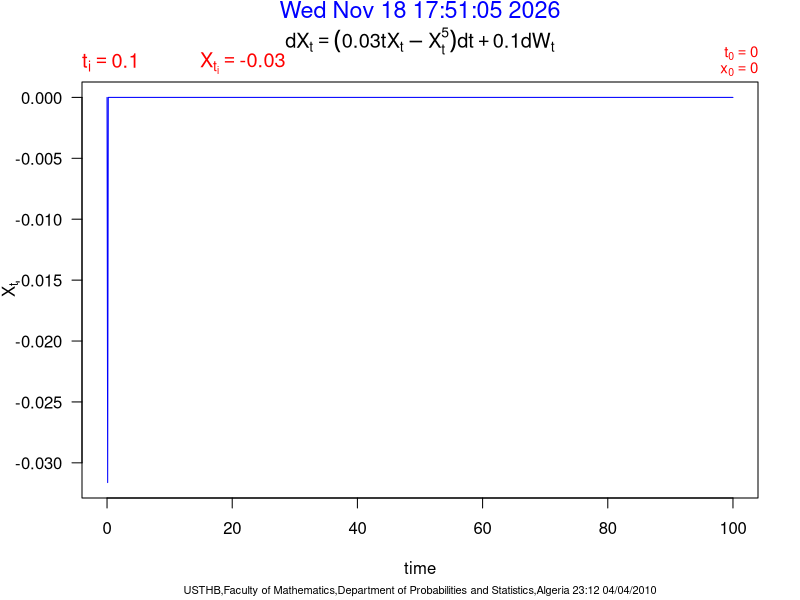
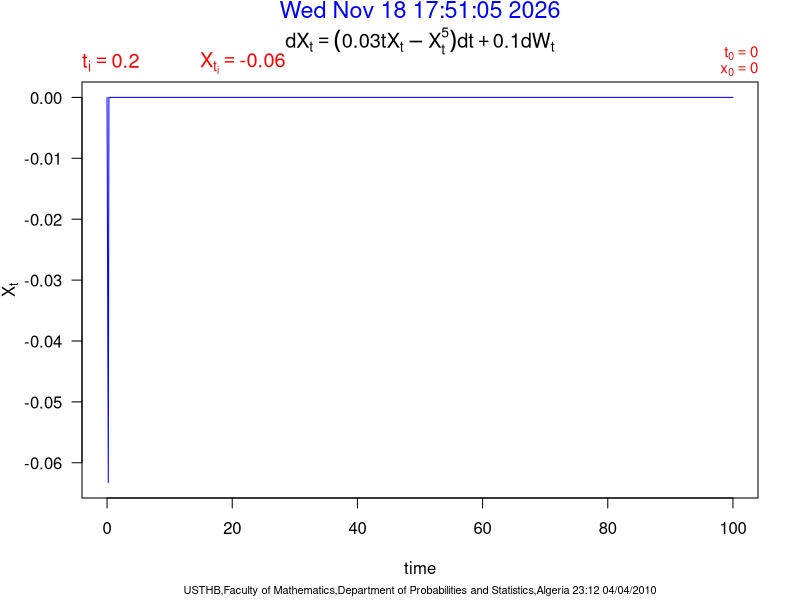
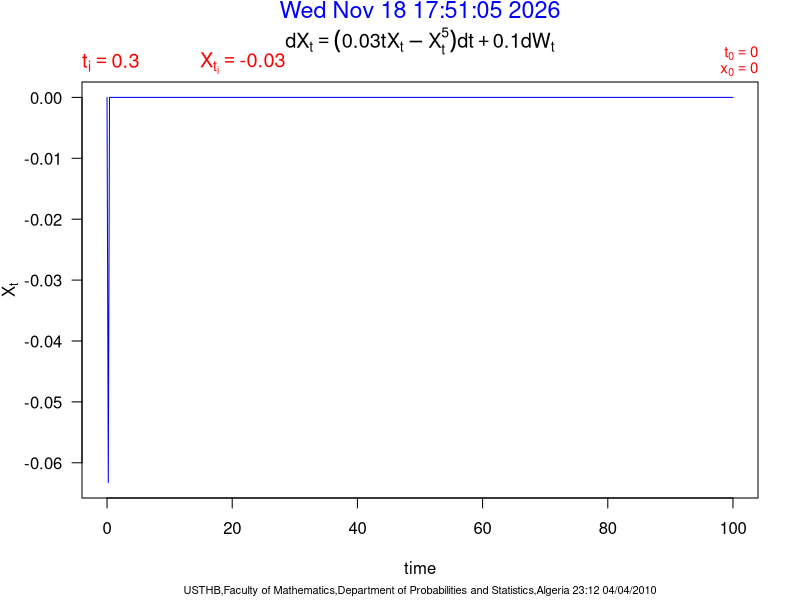
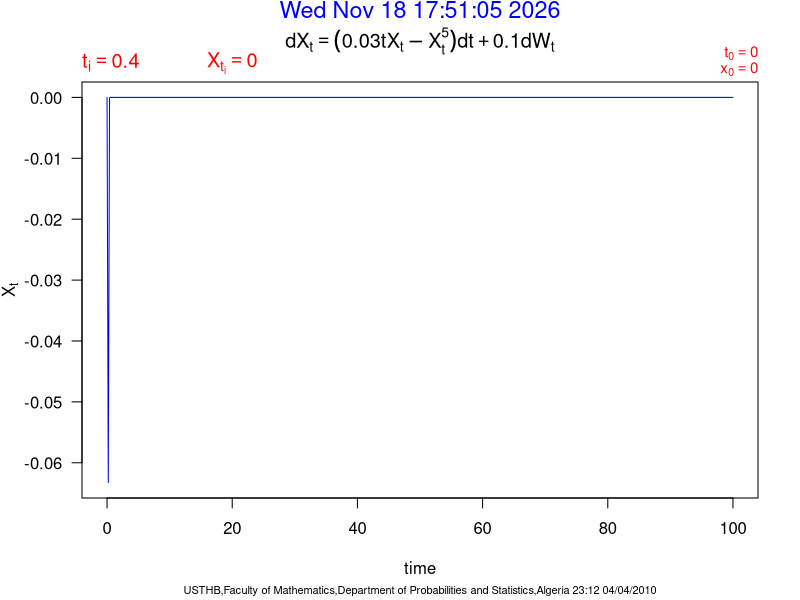
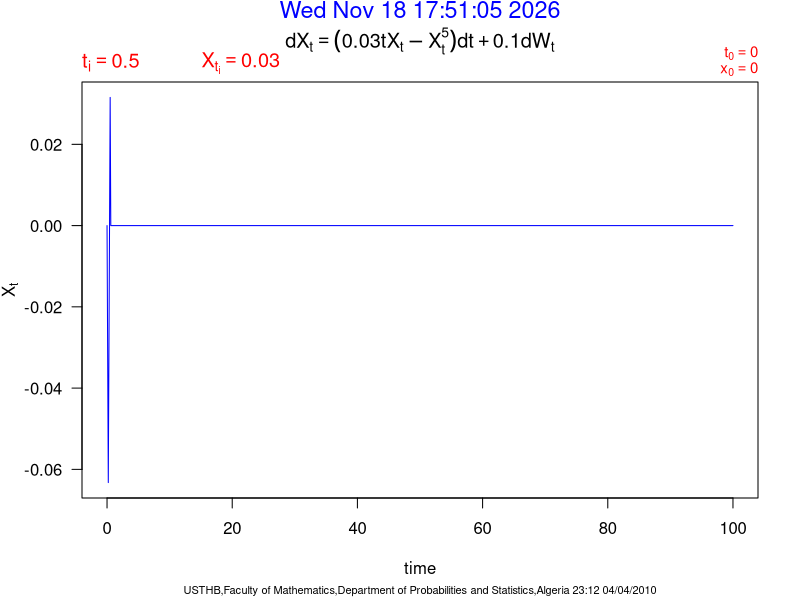
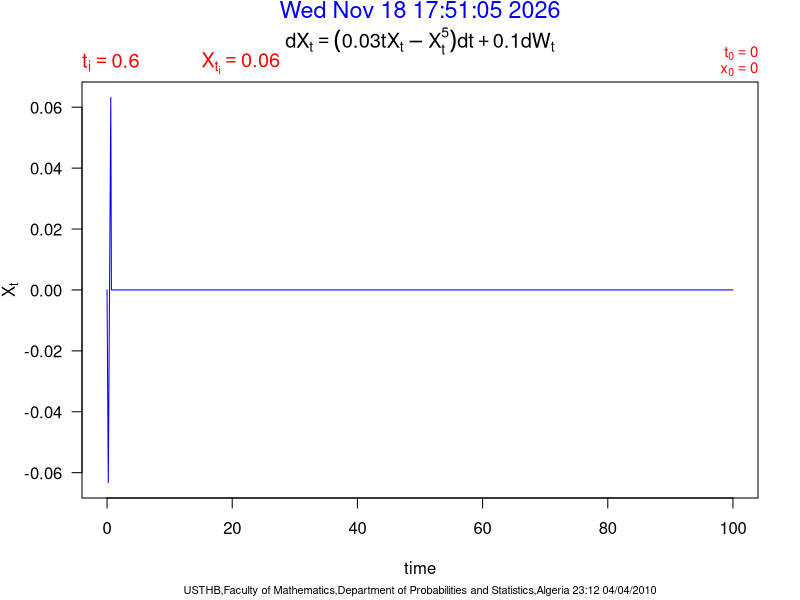
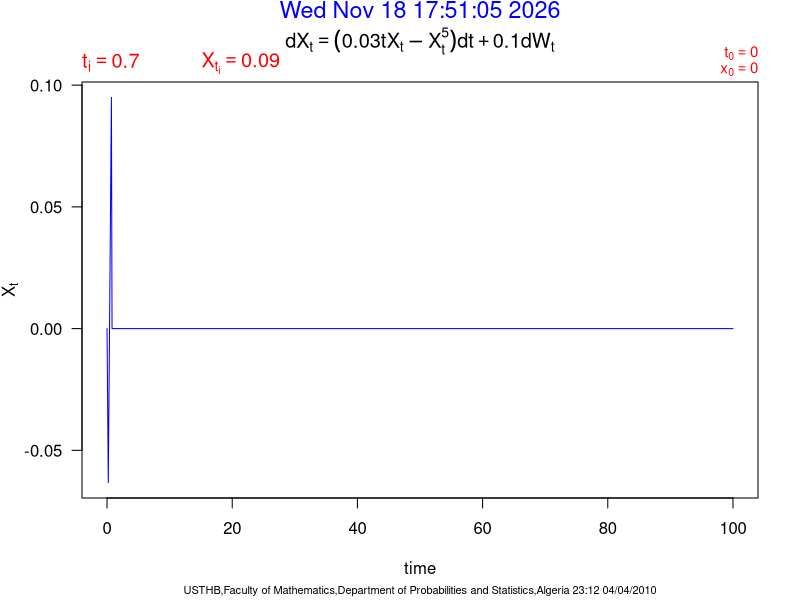
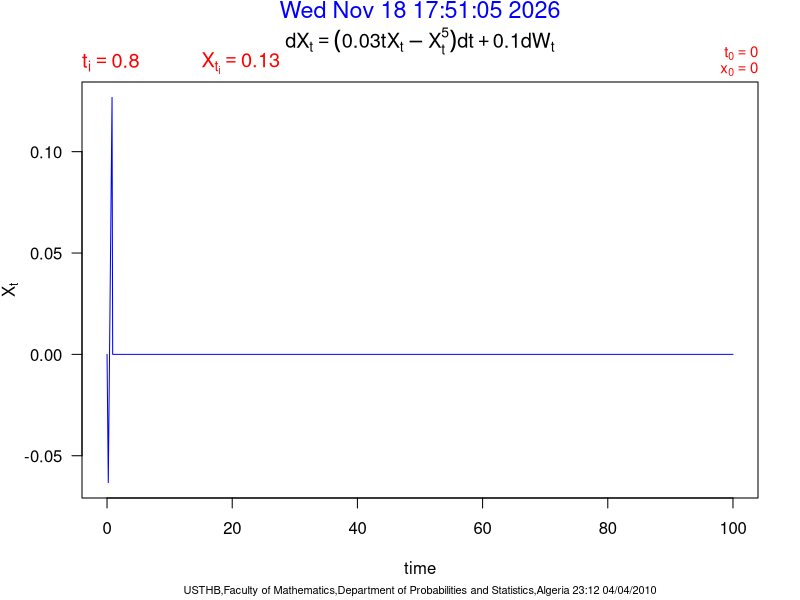

These figures' R source, in order:
## 23:12 04/04/2010
## Guidoum Arsalane (PG-PS/USTHB)
## Stochastic process
## Simulation Numerical Solution of Stochastic Differential Equation
## N Size of process  
## T Final time
## Dt Discretization  
## t0 Initial time
## x0 Initial value 
## a   = a(t,X(t))   Coefficient of drift 
## sigma=s(t,X(t))   Coefficient of diffusion
## Stochastic differential equation : dX(t) = (0.03*t*x-x^5)*dt + 0.1*dW(t)
## Euler scheme

pa <- par (ask=FALSE)

N  = 1000
t0 = 0
x0 = 0
T  = 100
Dt = (T-t0)/N
a     <- expression( (0.03*t*x-x^5) )
sigma <- expression( (0.1) )
A     <- function(t,x)  eval(a)
S     <- function(t,x)  eval(sigma)
t = seq(t0,T,length=N+1)
u = runif(N,0,1)
o = rep(1,N)
o [ which(u < 0.5) ] = -1
w = cumsum(c(0,o))*sqrt((T-t0)/N)
D    <- diff(w)
X    <- numeric(N+1)
X[1] <- x0
for (i in 2:(N+1)){
    X[i] = X[i-1] + A(t[i-1],X[i-1])*Dt + S(t[i-1],X[i-1])*D[i-1]
    plot(t,X,type="n",ylab=expression(X[t]),xlab="time",las=1,main=expression(dX[t]== (0.03*t*X[t]-X[t]^5)*dt+0.1*dW[t]))
    points(t,X,type="l",col="blue")
    mtext(paste(date()),adj=0.5,col="blue",line=3.0,cex=1.4)
    mtext(bquote(t[i]==.(round(t[i],2))),adj=0,col="red",line=0.32,cex=1.2)
    mtext(bquote(X[t[i]]==.(round(X[i],2))),adj=0.2,col="red",line=0.2,cex=1.2)
    mtext(bquote(x[.(0)]==.(x0)),line=0.1,cex=0.9,adj=1,col="red")
    mtext(bquote(t[0]==.(t0)),line=0.9,cex=0.9,adj=1,col="red")
    mtext(paste("USTHB,Faculty of Mathematics,Department of Probabilities and Statistics,Algeria 23:12 04/04/2010"),side = 1, line = 4, adj = 0.5, cex = .66)
    }
par(pa)

